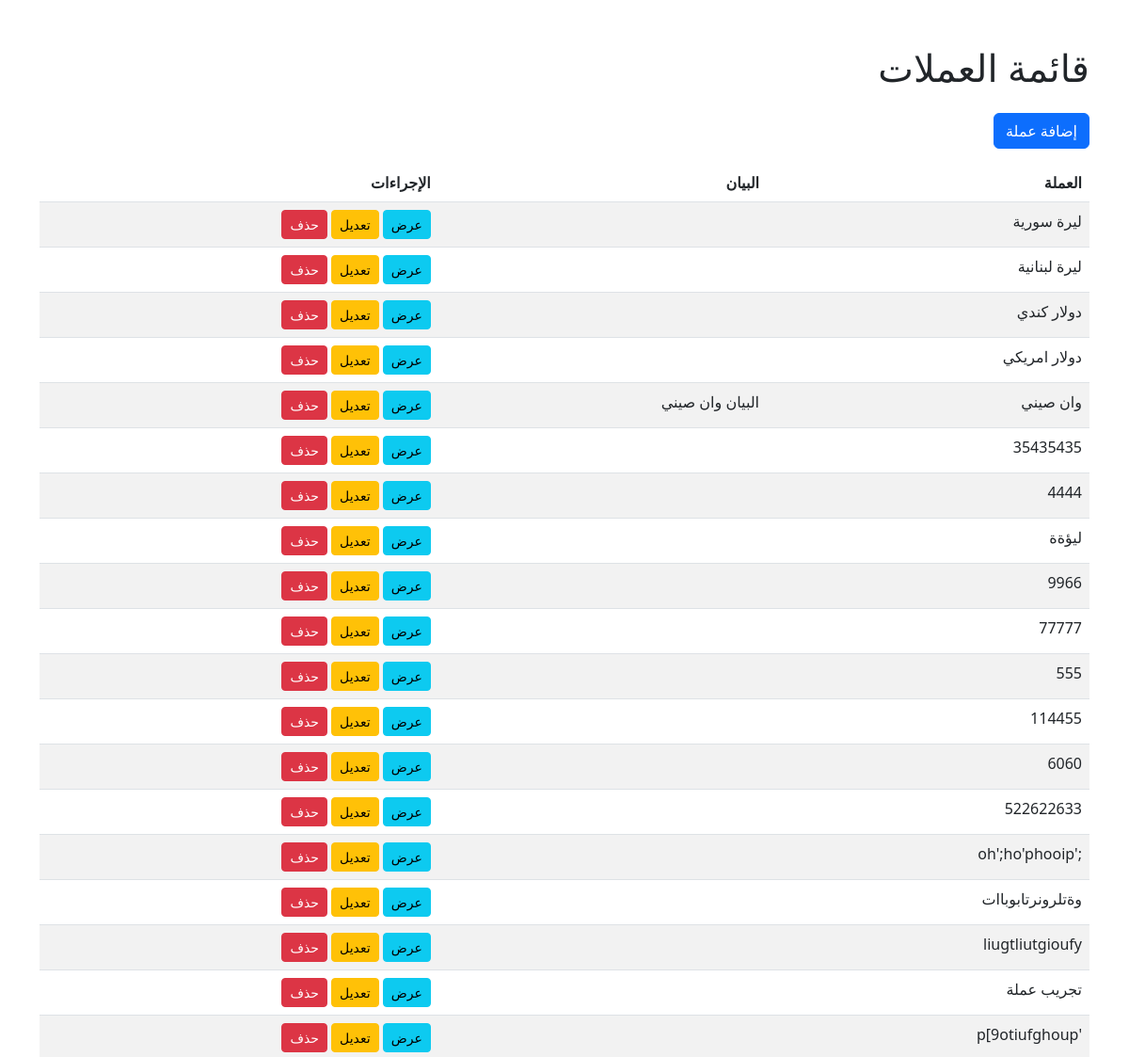
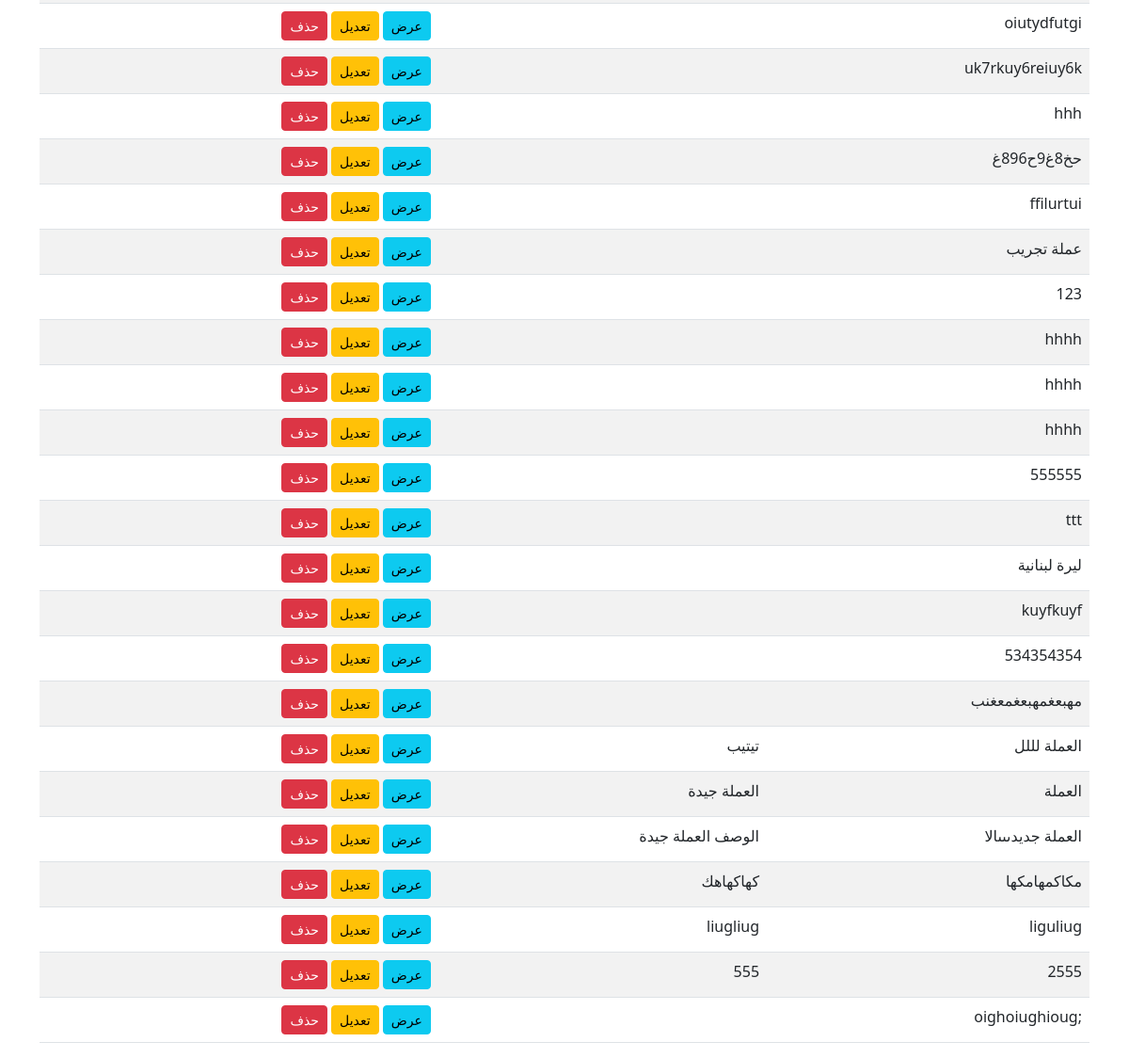
Page /invoice/currency/ on the committed database (2 pictures, top to bottom).
### invoice/models.py (models this page shows, shortened)
class Currency(models.Model):
    currency_name = models.CharField(max_length=100, verbose_name=_("العملة"))
    description = models.TextField(blank=True, null=True, verbose_name=_("البيان"))
    class Meta:
        verbose_name = _('العملة')
        verbose_name_plural = _('العملات')

### invoice/views.py (the view)
# urls.py: path('currency/', CurrencyListView.as_view(), name='currency_list'),
class CurrencyListView(ListView):
    model = Currency
    template_name = 'currency/currency_list.html'
    context_object_name = 'currency'

### templates/currency/currency_list.html
{% extends 'base.html' %}
{% block content %}
<div class="container mt-5">
    <h1 class="mb-4">قائمة العملات</h1>
    <a href="{% url 'currency_create' %}" class="btn btn-primary mb-3">إضافة عملة </a>
    <table class="table table-striped">
        <thead>
            <tr>
                <th>العملة </th>
                <th>البيان</th>
                <th>الإجراءات</th>
            </tr>
        </thead>
        <tbody>
            {% for currency in currency %}
                <tr>
                    <td>{{ currency.currency_name }}</td>
                    <td>{{ currency.description }}</td>
                    <td>
                        <a href="{% url 'currency_detail' currency.pk %}" class="btn btn-info btn-sm">عرض</a>
                        <a href="{% url 'currency_update' currency.pk %}" class="btn btn-warning btn-sm">تعديل</a>
                        <a href="{% url 'currency_delete' currency.pk %}" class="btn btn-danger btn-sm">حذف</a>
                    </td>
                </tr>
            {% endfor %}
        </tbody>
    </table>
</div>
{% endblock %}

### rows in the picture
Currency: currency_name "ليرة سورية"
Currency: currency_name "ليرة لبنانية"
Currency: currency_name "دولار كندي"
Currency: currency_name "دولار امريكي"
Currency: currency_name "وان صيني", description "البيان وان صيني"
Currency: currency_name "35435435"
Currency: currency_name "4444"
Currency: currency_name "ليؤةة"
Currency: currency_name "9966"
Currency: currency_name "77777"
Currency: currency_name "555"
Currency: currency_name "114455"
Currency: currency_name "6060"
Currency: currency_name "522622633"
Currency: currency_name ";'oh';ho'phooip"
Currency: currency_name "وةتلرونرتابوباات"
Currency: currency_name "liugtliutgioufy"
Currency: currency_name "تجريب عملة"
Currency: currency_name "'p[9otiufghoup"
Currency: currency_name "oiutydfutgi"
Currency: currency_name "uk7rkuy6reiuy6k"
Currency: currency_name "hhh"
Currency: currency_name "حخ8غ9ح896غ"
Currency: currency_name "ffilurtui"
Currency: currency_name "عملة تجريب"
Currency: currency_name "123"
Currency: currency_name "hhhh"
Currency: currency_name "hhhh"
Currency: currency_name "hhhh"
Currency: currency_name "555555"
Currency: currency_name "ttt"
Currency: currency_name "ليرة لبنانية"
Currency: currency_name "kuyfkuyf"
Currency: currency_name "534354354"
Currency: currency_name "مهبعغمهبعغمعغنب"
Currency: currency_name "العملة لللل", description "تيتيب"
Currency: currency_name "العملة", description "العملة جيدة"
Currency: currency_name "العملة جديدىىىالا", description "الوصف العملة جيدة"
Currency: currency_name "مكاكمهامكها", description "كهاكهاهك"
Currency: currency_name "liguliug", description "liugliug"
Currency: currency_name "2555", description "555"
Currency: currency_name ";oighoiughioug"
